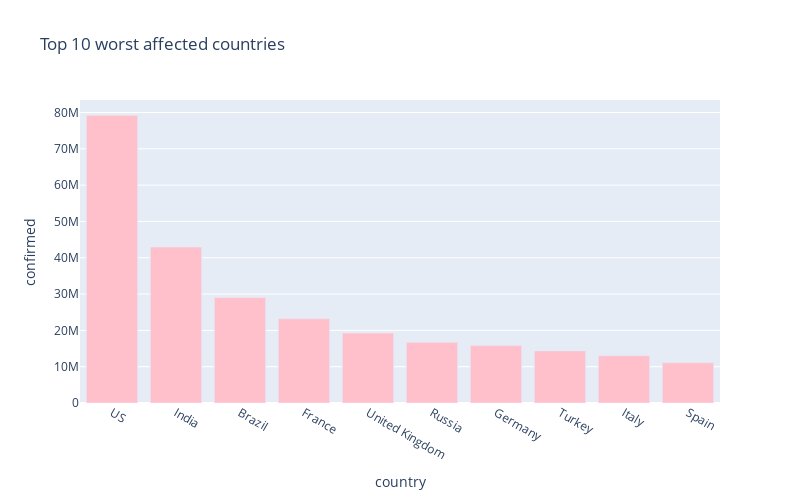

The notebook cell this image was saved under:
### Code cell
# top 10 worst hit countries in terms of no of confirmed cases

px.bar(
    sorted_country_df.head(10),
    x = "country",
    y = "confirmed",
    title= "Top 10 worst affected countries", # the axis names
    color_discrete_sequence=["pink"], 
    height=500,
    width=800
)

### Figure 1 — Plotly figure (JSON) as saved in the notebook; plotly's stock layout.template omitted (floating-point values rounded to 4 significant figures)
{"data": [{"alignmentgroup": "True", "hovertemplate": "country=%{x}<br>confirmed=%{y}<extra></extra>", "legendgroup": "", "marker": {"color": "pink", "pattern": {"shape": ""}}, "name": "", "offsetgroup": "", "orientation": "v", "showlegend": false, "textposition": "auto", "type": "bar", "x": ["US", "India", "Brazil", "France", "United Kingdom", "Russia", "Germany", "Turkey", "Italy", "Spain"], "xaxis": "x", "y": [79268716, 42962953, 29040800, 23191580, 19256835, 16698139, 15807305, 14353888, 13026112, 11100428], "yaxis": "y"}], "layout": {"barmode": "relative", "height": 500, "legend": {"tracegroupgap": 0}, "title": {"text": "Top 10 worst affected countries"}, "width": 800, "xaxis": {"anchor": "y", "domain": [0, 1], "title": {"text": "country"}}, "yaxis": {"anchor": "x", "domain": [0, 1], "title": {"text": "confirmed"}}}}
